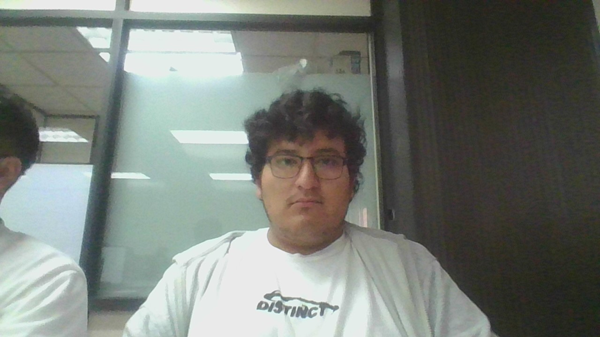
%> input picture TRABAJO EN CLASE/TRABAJOS PRIMEROS/0.bmp, 600 x 337 px
$ octave SISTEMAYIQ.m   (GNU Octave 9; MATLAB toolbox functions it lacks are replaced by stand-ins)
%> lines starting %> are read from the running program, lines starting %| are printed output that depends on the picture
%20/02/2025
%Sistema YIQ

clc
close all
clear

IMA=imread("0.bmp");
%> IMA is the input picture: size 337x600x3 uint8; mean R, G, B 120.1, 125.6, 119.5

R=IMA(:,:,1);
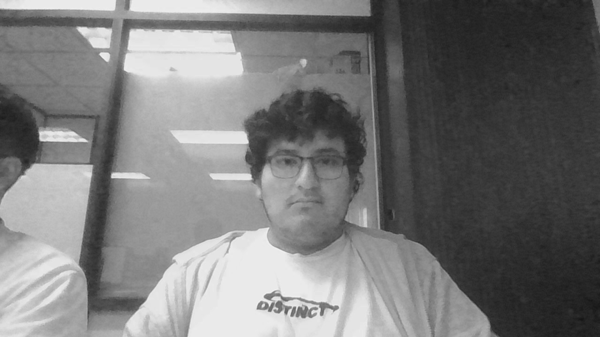
%> R: size 337x600 uint8; min 21, max 242, mean 120.1
G=IMA(:,:,2);
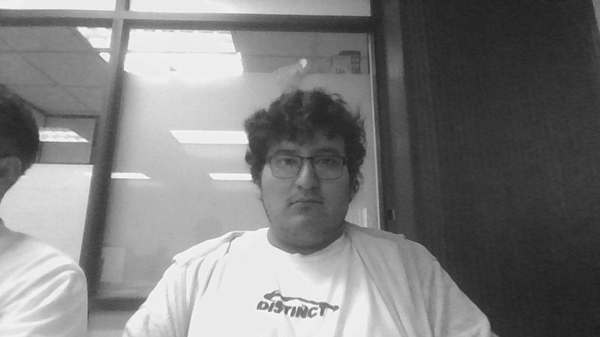
%> G: size 337x600 uint8; min 29, max 250, mean 125.6
B=IMA(:,:,3);

% figure,imshow(R)
% figure,imshow(G)
% figure,imshow(B)

Y=0.299*double(R)+0.587*double(G)+0.114*double(B);
I=0.595716*double(R)-0.274453*double(G)-0.32126*double(B);
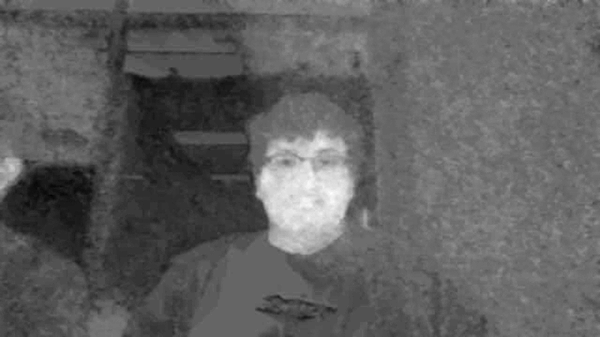
%> I: size 337x600 double; min -23.56, max 35.43, mean -1.3; drawn with min black and max white
Q=0.211456*double(R)-0.522591*double(G)+0.311135*double(B);
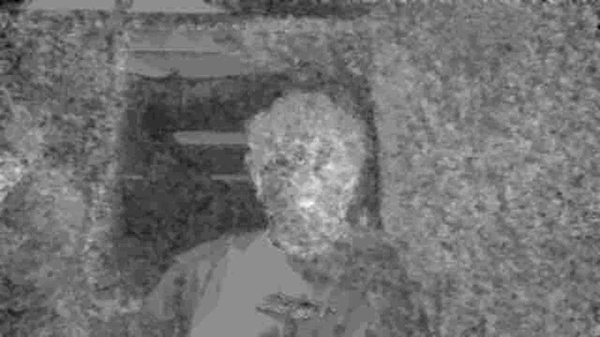
%> Q: size 337x600 double; min -15.84, max 12.56, mean -3.05; drawn with min black and max white

figure, imshow(uint8(Y))
figure, imshow(uint8(I))
%> after `imshow(uint8(I))`:
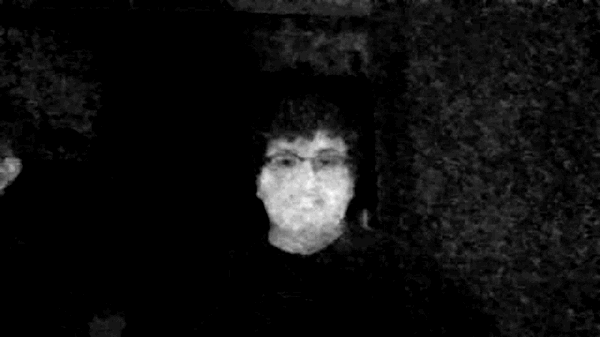
%> displayed picture: size 337x600, on the screen's scale of 0 to 255; min 0, max 35, mean 2.2; drawn with min black and max white
figure, imshow(uint8(Q))
%> after `imshow(uint8(Q))`:
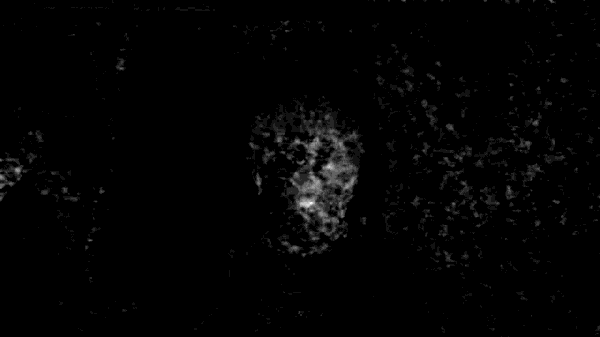
%> displayed picture: size 337x600, on the screen's scale of 0 to 255; min 0, max 13, mean 0.171; drawn with min black and max white


% V=rgb2gray(IMA);
%
% figure, imshow(V)

$ run again, with TRABAJO EN CLASE/TRABAJOS PRIMEROS/1.bmp copied over TRABAJO EN CLASE/TRABAJOS PRIMEROS/0.bmp
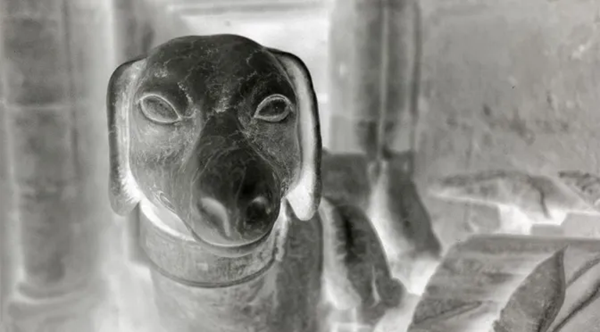
%> input picture TRABAJO EN CLASE/TRABAJOS PRIMEROS/1.bmp, 600 x 332 px
%> IMA is the input picture: size 332x600x3 uint8; mean R, G, B 141.3, 140.6, 136.1
%> `Q=0.211456*double(R)-0.522591*double(G)+0.311135*double(B);`:
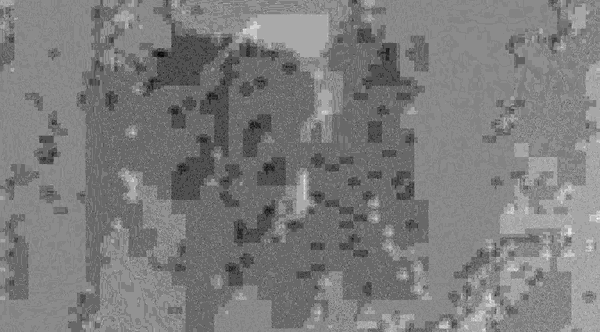
%> Q: size 332x600 double; min -4.58, max 2.3, mean -1.22; drawn with min black and max white
%> `imshow(uint8(Q))`:
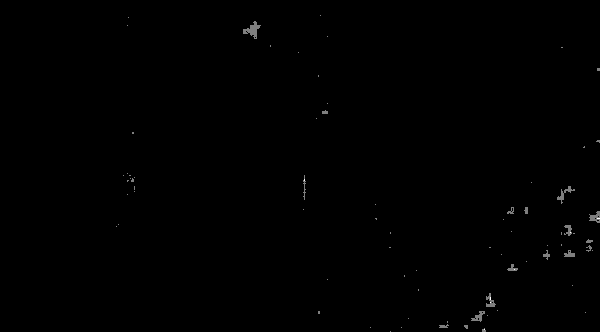
%> displayed picture: size 332x600, on the screen's scale of 0 to 255; min 0, max 2, mean 0.00467; drawn with min black and max white

$ run again, with TRABAJO EN CLASE/TRABAJOS PRIMEROS/2.bmp copied over TRABAJO EN CLASE/TRABAJOS PRIMEROS/0.bmp
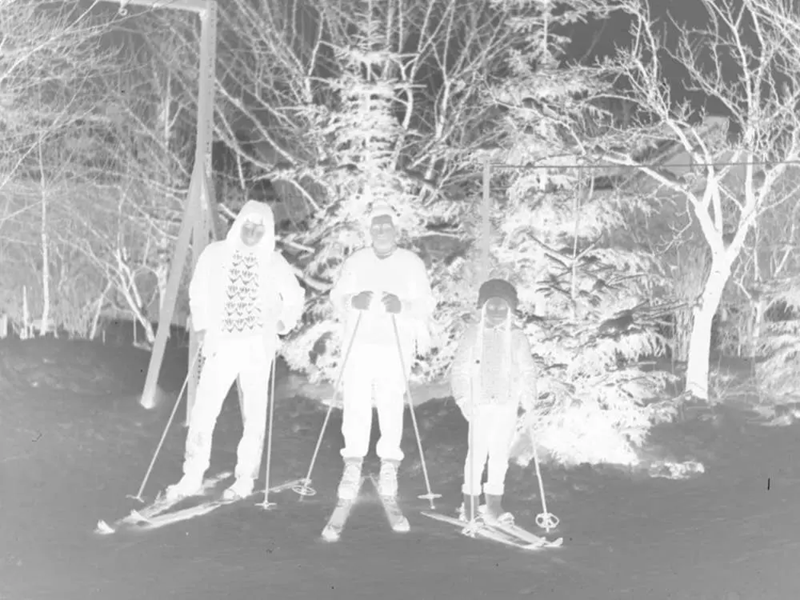
%> input picture TRABAJO EN CLASE/TRABAJOS PRIMEROS/2.bmp, 800 x 600 px
%> IMA is the input picture: size 600x800x3 uint8; mean R, G, B 174.9, 174.9, 174.9
%> `I=0.595716*double(R)-0.274453*double(G)-0.32126*double(B);`:
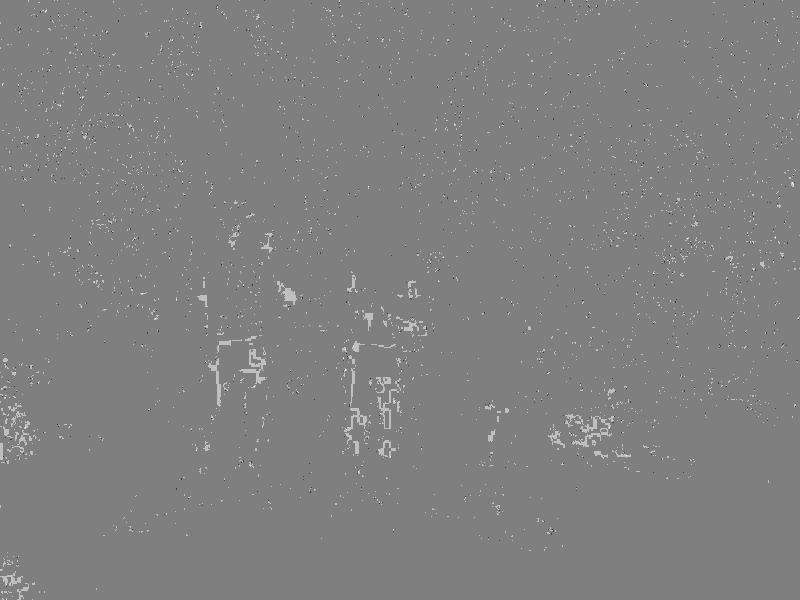
%> I: size 600x800 double; min -0.549, max 0.55, mean 0.00508; drawn with min black and max white
%> `imshow(uint8(Q))`:
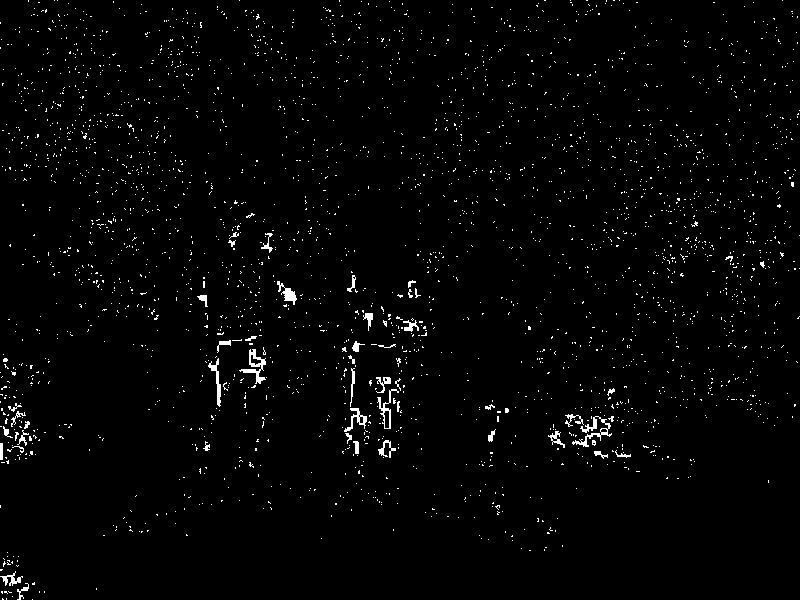
%> displayed picture: size 600x800, on the screen's scale of 0 to 255; values 0 (black) and 1 (white), 1.8% white in thin lines or dots
